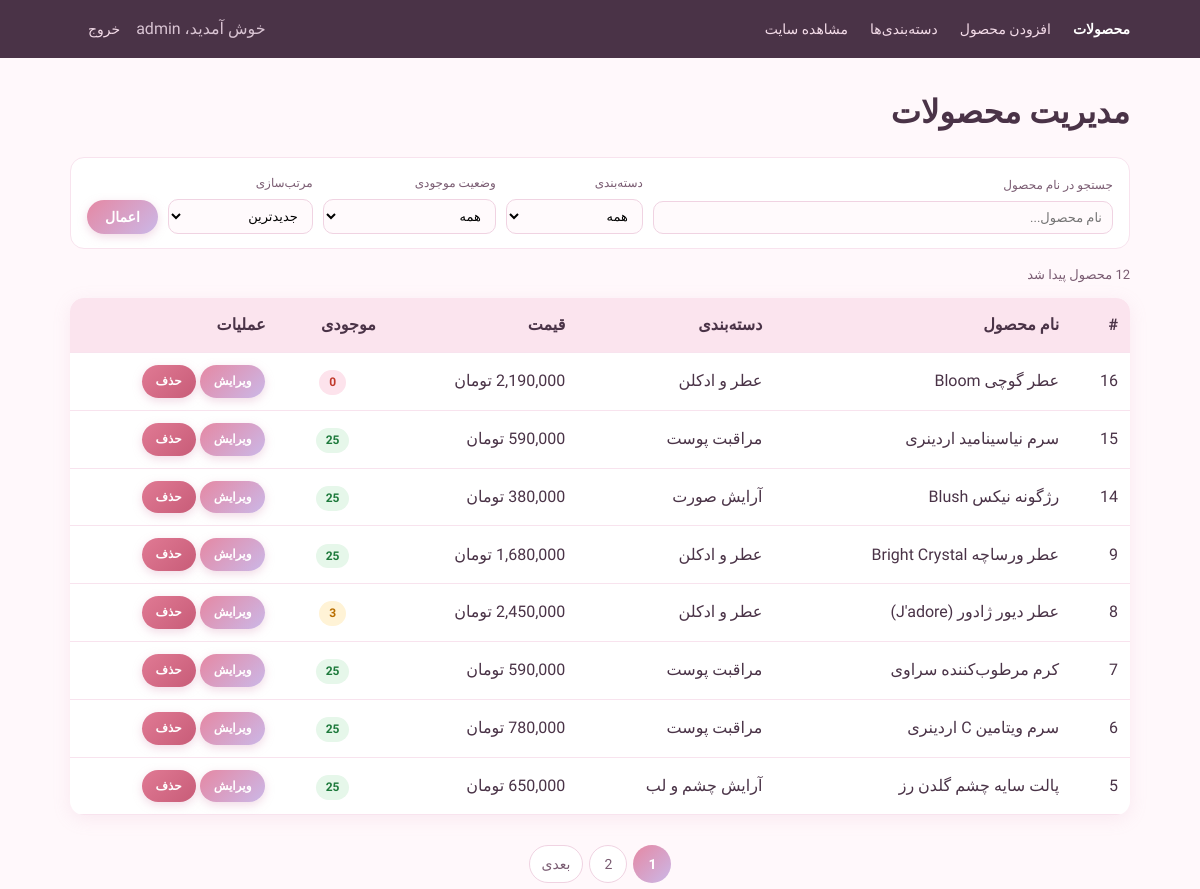
Page /admin/dashboard.php (signed in) on the committed database.
### tables this page shows
CREATE TABLE products (
    id INT AUTO_INCREMENT PRIMARY KEY,
    category_id INT,
    name VARCHAR(150) NOT NULL,
    description TEXT,
    price INT NOT NULL,
    stock INT UNSIGNED NOT NULL DEFAULT 0,
    image VARCHAR(255) DEFAULT NULL,
    created_at DATETIME DEFAULT CURRENT_TIMESTAMP,
    FOREIGN KEY (category_id) REFERENCES categories(id) ON DELETE SET NULL
);

CREATE TABLE categories (
    id INT AUTO_INCREMENT PRIMARY KEY,
    name VARCHAR(100) NOT NULL
);

### classes/Product.php (called while the page is built, shortened)
<?php
class Product extends Model
{
    public function paginate(array $filters = [], int $page = 1, int $perPage = 12): array
    {
        $where = [];
        $types = '';
        $params = [];
        $q = trim((string) ($filters['q'] ?? ''));
        $categoryId = (int) ($filters['category_id'] ?? 0);
        $whereSql = $where ? 'WHERE ' . implode(' AND ', $where) : '';
        $orderSql = match ($filters['sort'] ?? 'newest') {
            'oldest' => 'p.created_at ASC, p.id ASC',
            'price_asc' => 'p.price ASC, p.id DESC',
            'price_desc' => 'p.price DESC, p.id DESC',
            'name' => 'p.name ASC',
            'stock_asc' => 'p.stock ASC, p.id DESC',
            'stock_desc' => 'p.stock DESC, p.id DESC',
            'bestseller' => 'sold DESC, p.created_at DESC, p.id DESC',
            default => 'p.created_at DESC, p.id DESC',
        };
        $stmt = mysqli_prepare($this->conn, "SELECT COUNT(*) AS c FROM products p $whereSql");
        mysqli_stmt_execute($stmt);
        $total = (int) (mysqli_fetch_assoc(mysqli_stmt_get_result($stmt))['c'] ?? 0);
        $perPage = max(1, $perPage);
        $pages = max(1, (int) ceil($total / $perPage));
        $page = min(max(1, $page), $pages);
        $offset = ($page - 1) * $perPage;
        $sql = "
            SELECT p.*, c.name AS category_name, COALESCE(s.sold, 0) AS sold
            FROM products p
            LEFT JOIN categories c ON c.id = p.category_id
            LEFT JOIN (
                SELECT oi.product_id, SUM(oi.quantity) AS sold
                FROM order_items oi
                JOIN orders o ON o.id = oi.order_id AND o.status = 'paid'
                GROUP BY oi.product_id
            ) s ON s.product_id = p.id
            $whereSql
            ORDER BY $orderSql
            LIMIT ? OFFSET ?
        ";
        $stmt = mysqli_prepare($this->conn, $sql);
        mysqli_stmt_bind_param($stmt, $types . 'ii', ...array_merge($params, [$perPage, $offset]));
        mysqli_stmt_execute($stmt);
        return [
            'items' => $this->fetchAll($stmt),
            'total' => $total,
            'page' => $page,
            'per_page' => $perPage,
            'pages' => $pages,
        ];
    }
    private function fetchAll(mysqli_stmt $stmt): array
    {
        $result = mysqli_stmt_get_result($stmt);
        $rows = [];
        while ($row = mysqli_fetch_assoc($result)) {
            $rows[] = $row;
        }
        return $rows;
    }
}

### classes/Model.php (called while the page is built, shortened)
<?php
abstract class Model
{
    protected static string $table;
    protected mysqli $conn;
    public function __construct()
    {
        $this->conn = Database::getConnection();
    }
    public function all(string $orderBy = 'id DESC', ?int $limit = null): array
    {
        $sql = "SELECT * FROM " . static::$table . " ORDER BY " . $orderBy;
        $result = mysqli_query($this->conn, $sql);
        $rows = [];
        while ($row = mysqli_fetch_assoc($result)) {
            $rows[] = $row;
        }
        return $rows;
    }
}

### classes/Database.php (called while the page is built, shortened)
<?php
class Database
{
    private static ?mysqli $connection = null;
    public static function getConnection(): mysqli
    {
        if (self::$connection === null) {
            self::$connection = mysqli_connect(
                $_ENV['DB_HOST'] ?? 'localhost',
                $_ENV['DB_USER'] ?? 'root',
                $_ENV['DB_PASS'] ?? '',
                $_ENV['DB_NAME'] ?? 'store_db'
            );
            mysqli_set_charset(self::$connection, 'utf8mb4');
        }
        return self::$connection;
    }
}

### admin/dashboard.php (the view, shortened to what this page needs)
<?php
require_once __DIR__ . '/../includes/functions.php';
require_once __DIR__ . '/_header.php';
$sort_options = [
    'newest' => 'جدیدترین',
    'oldest' => 'قدیمی‌ترین',
    'name' => 'نام (الفبا)',
    'price_asc' => 'قیمت: کم به زیاد',
    'price_desc' => 'قیمت: زیاد به کم',
    'stock_asc' => 'موجودی: کم به زیاد',
    'stock_desc' => 'موجودی: زیاد به کم',
];
$stock_options = [
    '' => 'همه',
    'in' => 'موجود',
    'low' => 'کم‌موجود (۵ عدد یا کمتر)',
    'out' => 'ناموجود',
];
$q = trim($_GET['q'] ?? '');
$category_id = (int) ($_GET['category'] ?? 0);
$stock_state = isset($stock_options[$_GET['stock'] ?? '']) ? ($_GET['stock'] ?? '') : '';
$sort = isset($sort_options[$_GET['sort'] ?? '']) ? $_GET['sort'] : 'newest';
$page = max(1, (int) ($_GET['page'] ?? 1));
$result = (new Product())->paginate([
    'q' => $q,
    'category_id' => $category_id,
    'stock_state' => $stock_state,
    'sort' => $sort,
], $page, ADMIN_PER_PAGE);
$categories = (new Category())->all('id ASC');
?>
<h1>مدیریت محصولات</h1>
<form method="get" action="dashboard.php" class="admin-toolbar">
    <div class="filter-field filter-wide">
        <label for="a_q">جستجو در نام محصول</label>
        <input type="text" id="a_q" name="q" value="<?php echo clean_input($q); ?>" placeholder="نام محصول...">
    </div>
    <div class="filter-field">
        <label for="a_cat">دسته‌بندی</label>
        <select id="a_cat" name="category">
            <option value="0">همه</option>
        </select>
    </div>
    <div class="filter-field">
        <label for="a_stock">وضعیت موجودی</label>
        <select id="a_stock" name="stock">
            <?php foreach ($stock_options as $value => $label): ?>
                <option value="<?php echo $value; ?>" <?php echo $stock_state === $value ? 'selected' : ''; ?>><?php echo $label; ?></option>
            <?php endforeach; ?>
        </select>
    </div>
    <div class="filter-field">
        <label for="a_sort">مرتب‌سازی</label>
        <select id="a_sort" name="sort">
            <?php foreach ($sort_options as $value => $label): ?>
                <option value="<?php echo $value; ?>" <?php echo $sort === $value ? 'selected' : ''; ?>><?php echo $label; ?></option>
            <?php endforeach; ?>
        </select>
    </div>
    <div class="filter-actions">
        <button type="submit" class="btn">اعمال</button>
    </div>
</form>
<p style="font-size:13px; color:var(--plum-soft);"><?php echo number_format($result['total']); ?> محصول پیدا شد</p>
<table class="admin-table" style="margin-top:10px;">
    <thead>
        <tr>
            <th>#</th>
            <th>نام محصول</th>
            <th>دسته‌بندی</th>
            <th>قیمت</th>
            <th>موجودی</th>
            <th>عملیات</th>
        </tr>
    </thead>
    <tbody>
        <?php foreach ($result['items'] as $product): ?>
            <?php [$stock_text, $stock_class] = stock_badge((int) $product['stock']); ?>
            <tr>
                <td><?php echo $product['id']; ?></td>
                <td><?php echo clean_input($product['name']); ?></td>
                <td><?php echo clean_input($product['category_name'] ?? '-'); ?></td>
                <td><?php echo format_price($product['price']); ?></td>
                <td class="num"><span class="stock-pill <?php echo $stock_class; ?>" title="<?php echo $stock_text; ?>"><?php echo (int) $product['stock']; ?></span></td>
                <td>
                    <a href="edit_product.php?id=<?php echo $product['id']; ?>" class="btn">ویرایش</a>
                    <a href="confirm_delete.php?id=<?php echo $product['id']; ?>" class="btn btn-danger">حذف</a>
                </td>
            </tr>
        <?php endforeach; ?>
    </tbody>
</table>
<?php require_once __DIR__ . '/_footer.php'; ?>

### assets/css/style.css (style rules this page uses)
* { box-sizing: border-box; margin: 0; padding: 0; }
:root { --pink: #e588a3; --pink-dark: #c1536e; --pink-light: #fbe4ee; --rosewater: #ffd6d1; --lavender: #cbb8e8; --cream: #fff8fb; --plum: #4a3347; --plum-soft: #7a5c72; --gold: #cf9d4f; }
body { font-family: 'Vazirmatn', Tahoma, Arial, sans-serif; background: var(--cream); color: var(--plum); line-height: 1.9; }
h1 { color: var(--plum); font-weight: 700; margin-bottom: 8px; }
.btn { display: inline-block; background: linear-gradient(135deg, var(--pink), var(--lavender)); color: #fff; border: none; padding: 9px 18px; border-radius: 999px; text-decoration: none; cursor: pointer; font-size: 14px; font-family: inherit; font-weight: 600; box-shadow: 0 3px 10px rgba(215, 150, 180, .35); }
.btn-danger { background: linear-gradient(135deg, #e07a94, #c85c78); }
table { width: 100%; border-collapse: collapse; background: #fff; border-radius: 14px; overflow: hidden; box-shadow: 0 4px 18px rgba(215, 150, 180, .15); }
table th { background: var(--pink-light); color: var(--plum); }
table th, table td { padding: 12px; border-bottom: 1px solid #f8e3ee; text-align: right; }
.stock-in { color: #1e7a3c; }
.stock-low { color: #b86e00; }
.stock-out { color: #c0392b; }
.filter-field { display: flex; flex-direction: column; gap: 4px; min-width: 130px; }
.filter-field.filter-wide { flex: 1 1 200px; }
.filter-field label { font-size: 12px; color: var(--plum-soft); }
.filter-field input, .filter-field select { padding: 8px 10px; border: 1px solid #f0d3e2; border-radius: 10px; background: #fffafc; font-family: inherit; font-size: 13px; }
.filter-actions { display: flex; gap: 8px; margin-right: auto; }
.admin-toolbar { display: flex; flex-wrap: wrap; gap: 10px; align-items: flex-end; margin: 14px 0; background: #fff; border: 1px solid #f8e3ee; border-radius: 14px; padding: 14px 16px; }
.admin-toolbar .filter-field { min-width: 120px; }
.admin-table .num { text-align: center; white-space: nowrap; }
.admin-table .btn { padding: 5px 14px; font-size: 12px; }
.stock-pill { display: inline-block; padding: 1px 10px; border-radius: 999px; font-size: 12px; font-weight: 700; }
.stock-pill.stock-in { background: #e6f7ea; }
.stock-pill.stock-low { background: #fff3d6; }
.stock-pill.stock-out { background: #fde3ec; }

### rows in the picture
products: id "16", name "عطر گوچی Bloom", category.name "عطر و ادکلن", price "2,190,000 تومان", stock "0"
products: id "15", name "سرم نیاسینامید اردینری", category.name "مراقبت پوست", price "590,000 تومان", stock "25"
products: id "14", name "رژگونه نیکس Blush", category.name "آرایش صورت", price "380,000 تومان", stock "25"
products: id "9", name "عطر ورساچه Bright Crystal", category.name "عطر و ادکلن", price "1,680,000 تومان", stock "25"
products: id "8", name "عطر دیور ژادور (J'adore)", category.name "عطر و ادکلن", price "2,450,000 تومان", stock "3"
products: id "7", name "کرم مرطوب‌کننده سراوی", category.name "مراقبت پوست", price "590,000 تومان", stock "25"
products: id "6", name "سرم ویتامین C اردینری", category.name "مراقبت پوست", price "780,000 تومان", stock "25"
products: id "5", name "پالت سایه چشم گلدن رز", category.name "آرایش چشم و لب", price "650,000 تومان", stock "25"

### other values in the picture
clean_input($_SESSION['admin_username']) "admin"
form field stock "همه"
form field sort "جدیدترین"
